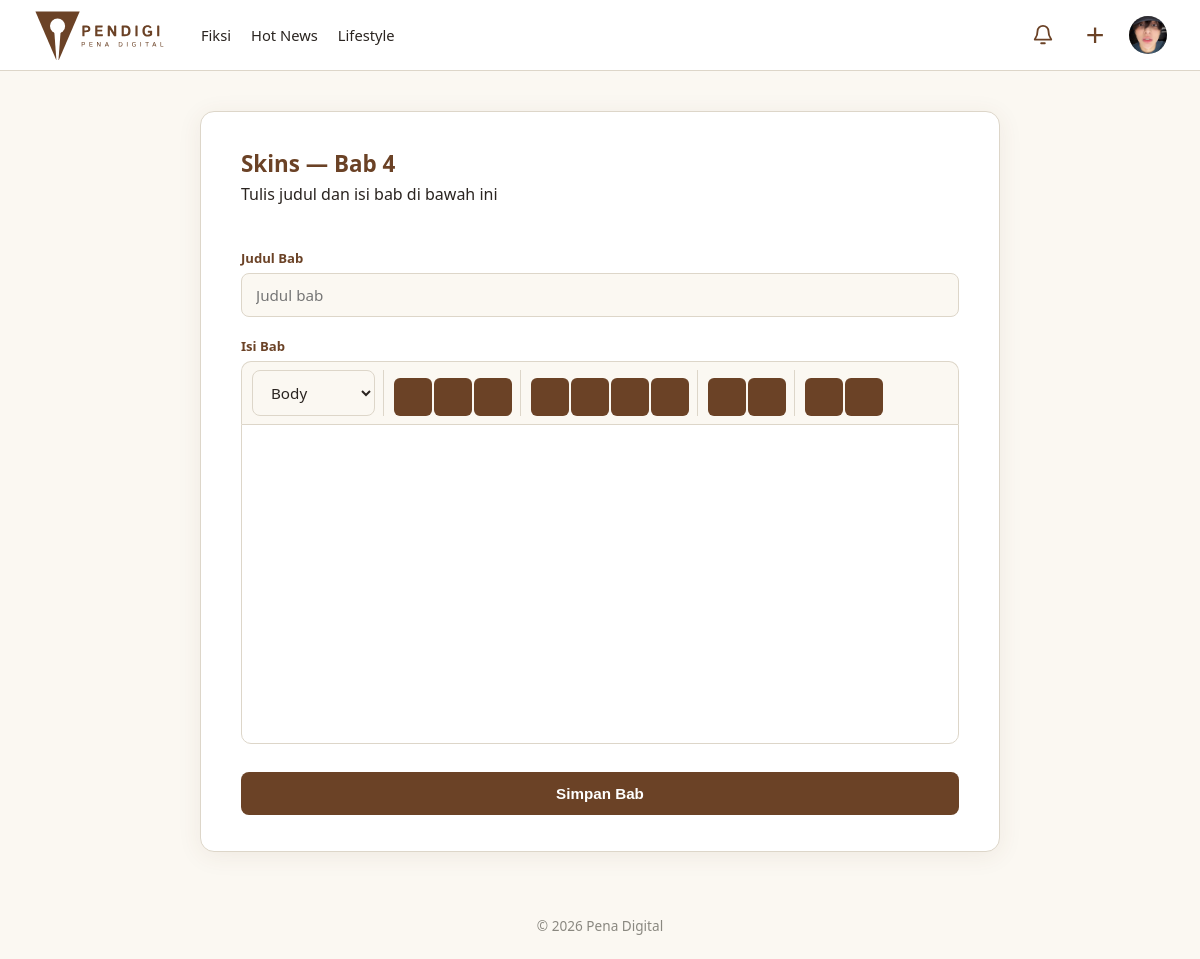
The page /fiksi/1/bab/tambah/ (signed in) on the database its author committed.
### articles/models.py (models this page shows, shortened)
class Categories(models.Model):
    name = models.CharField(max_length=50, unique=True)
    class Meta:
        verbose_name_plural = "Categories"

### accounts/models.py (models this page shows, shortened)
class Users(AbstractUser):
    role = models.CharField(
        max_length=20,
        choices=Role.choices,
        default=Role.PEMBACA
    )
    status_kontributor = models.CharField(
        max_length=20,
        choices=StatusKontributor.choices,
        default=StatusKontributor.NONE
    )
    profile_picture = models.ImageField(upload_to='profile_pictures/', null=True, blank=True)
    bio = models.CharField(max_length=150, blank=True)
    banner_picture = models.ImageField(
        upload_to='profile_banners/',
        blank=True,
        null=True,
    )
    publisher_id = models.CharField(
        max_length=20,
        unique=True,
        null=True,
        blank=True,
        verbose_name='ID Publisher',
    )

### fiction/models.py (models this page shows, shortened)
class Stories(models.Model):
    author = models.ForeignKey(
        Users, on_delete=models.CASCADE,
        limit_choices_to={'status_kontributor': StatusKontributor.APPROVED},
        related_name='stories'
    )
    title = models.CharField(max_length=150)
    cover = models.ImageField(upload_to='stories/covers/', null=True, blank=True)
    description = models.TextField()
    genre = models.CharField(max_length=20, choices=GenreFiksi.choices)
    tags = models.CharField(max_length=200, blank=True, help_text="Pisahkan tag dengan spasi")
    target_pembaca = models.CharField(max_length=20, choices=TargetPembaca.choices, default=TargetPembaca.UMUM)
    status = models.CharField(max_length=20, choices=StatusStory.choices, default=StatusStory.PENDING)
    is_completed = models.BooleanField(default=False)
    views_count = models.PositiveIntegerField(default=0)
    created_at = models.DateTimeField(auto_now_add=True)
    published_at = models.DateTimeField(null=True, blank=True)
    class Meta:
        ordering = ['-created_at']
        verbose_name_plural = "Stories"

### fiction/views.py (the view)
# urls.py: path('<int:story_id>/bab/tambah/', views.add_chapter, name='add_chapter'),
@login_required
def add_chapter(request, story_id):
    story = get_object_or_404(Stories, pk=story_id, author=request.user)
    next_number = story.chapters.count() + 1
    if request.method == 'POST':
        form = ChapterForm(request.POST)
        if form.is_valid():
            chapter = form.save(commit=False)
            chapter.story = story
            chapter.chapter_number = next_number
            chapter.save()
            notify_admins(
                actor=request.user,
                message=(
                    f"Bab '{chapter.title}' dari cerita "
                    f"'{story.title}' menunggu moderasi."
                ),
                action_type=Activity.ActionType.CONTENT_PENDING,
            )
            messages.success(request, f'Bab {next_number} berhasil disimpan.')
            return redirect('fiction:chapter_list', story_id=story.pk)
    else:
        form = ChapterForm()
    return render(request, 'fiction/chapter_form.html', {
        'form': form, 'story': story, 'chapter_number': next_number, 'is_edit': False
    })

### fiction/forms.py
class ChapterForm(forms.ModelForm):
    class Meta:
        model = Chapters
        fields = ['title', 'content']
        widgets = {
            'title': forms.TextInput(attrs={'placeholder': 'Judul bab'}),
            'content': forms.Textarea(attrs={'id': 'id_content_raw', 'class': 'hidden-raw-content'}),
        }
    def __init__(self, *args, **kwargs):
        super().__init__(*args, **kwargs)
        self.fields['content'].required = False

### articles/context_processor.py (called while the page is built)
def navbar_categories(request):
    return {
        'navbar_categories': Categories.objects.all().order_by('name')
    }

### fiction/context_processors.py (called while the page is built)
def fiction_navigation(request):
    all_tags_raw = (
        Stories.objects
        .filter(status=StatusStory.APPROVED)
        .exclude(tags='')
        .values_list('tags', flat=True)
    )
    unique_tags = set()
    for tag_string in all_tags_raw:
        for tag in tag_string.split():
            tag = tag.strip().lower()
            if tag:
                unique_tags.add(tag)
    return {
        'fiction_tags': sorted(unique_tags),
    }

### interactions/context_processors.py (called while the page is built)
def navbar_notifications(request):
    if not request.user.is_authenticated:
        return {
            'navbar_notifications': [],
            'navbar_unread_count': 0,
        }
    from .models import Activity
    activities = (
        Activity.objects
        .filter(recipient=request.user)
        .select_related(
            'actor',
            'article',
            'chapter',
            'chapter__story',
        )
        .order_by('-created_at')
    )
    return {
        'navbar_notifications': activities[:5],
        'navbar_unread_count': activities.filter(
            is_read=False
        ).count(),
    }

### fiction/templates/fiction/chapter_form.html (shortened to what this page needs)
{% extends 'fiction/fiction_base.html' %}
{% load static %}
{% block extra_css %}
<link rel="stylesheet" href="{% static 'css/forms.css' %}">
<link rel="stylesheet" href="{% static 'css/upload.css' %}">
<link rel="stylesheet" href="{% static 'css/chapter-editor.css' %}">
<link href="https://cdn.jsdelivr.net/npm/quill@2.0.2/dist/quill.snow.css" rel="stylesheet">
{% endblock %}
{% block fiction_content %}
<div class="upload-card chapter-editor-card">
    <h2>{{ story.title }} — Bab {{ chapter_number }}</h2>
    <p class="auth-subtitle">Tulis judul dan isi bab di bawah ini</p>
    <br><br>
    <form method="post" class="auth-form" id="chapterForm">
        <div class="field">
            <label for="{{ form.title.id_for_label }}">Judul Bab</label>
            {{ form.title }}
        </div>
        <div class="field">
            <label>Isi Bab</label>
            <div id="quillToolbar">
                <span class="ql-formats">
                    <select class="ql-header">
                        <option value="">Body</option>
                    </select>
                </span>
                <span class="ql-formats">
                    <button class="ql-bold"></button>
                    <button class="ql-italic"></button>
                    <button class="ql-underline"></button>
                </span>
                <span class="ql-formats">
                    <button class="ql-align" value=""></button>
                    <button class="ql-align" value="center"></button>
                    <button class="ql-align" value="right"></button>
                    <button class="ql-align" value="justify"></button>
                </span>
                <span class="ql-formats">
                    <button class="ql-list" value="ordered"></button>
                    <button class="ql-list" value="bullet"></button>
                </span>
                <span class="ql-formats">
                    <button class="ql-blockquote"></button>
                    <button class="ql-code-block"></button>
                </span>
            </div>
            <div id="quillEditor"></div>
        </div>
        <button type="submit">Simpan Bab</button>
    </form>
</div>
{% endblock %}

### templates/app_base.html (shortened to what this page needs)
{% extends 'base.html' %}
{% load static %}
{% block body %}
<header class="navbar">
    <a
        href="{% url 'articles:article_list' %}"
        class="brand"
    >
        <img
            src="{% static 'images/pendigi-logo-tulisan.svg' %}"
            alt="Pena Digital"
            class="logo"
        >
    </a>
    <div
        class="navbar-collapse"
        id="navbarCollapse"
    >
        <nav class="nav-links">
            {% for cat in navbar_categories %}
                {% if cat.name|lower != 'non-fiksi' %}
                    {% if cat.name|lower == 'fiksi' %}
                        <a href="{% url 'fiction:story_list' %}">
                            {{ cat.name }}
                        </a>
                    {% else %}
                        <a href="{% url 'articles:article_list' %}?kategori={{ cat.name|urlencode }}">
                            {{ cat.name }}
                        </a>
                    {% endif %}
                {% endif %}
            {% endfor %}
        </nav>
        <div class="navbar-actions">
            {% if user.is_authenticated %}
            <div class="navbar-dropdown notification-dropdown">
                <button
                    type="button"
                    class="navbar-icon-button notification-button"
                    aria-label="Notifikasi"
                    aria-expanded="false"
                    title="Notifikasi"
                >
                    <svg
                        xmlns="http://www.w3.org/2000/svg"
                        width="22"
                        height="22"
                        viewBox="0 0 24 24"
                        fill="none"
                        stroke="currentColor"
                        stroke-width="2"
                        stroke-linecap="round"
                        stroke-linejoin="round"
                    >
                        <path d="M18 8a6 6 0 0 0-12 0c0 7-3 7-3 9h18c0-2-3-2-3-9"/>
                        <path d="M10 21h4"/>
                    </svg>
                </button>
            </div>
                {% if user.status_kontributor == 'approved' and user.role != 'admin' %}
                    <div class="navbar-dropdown create-dropdown">
                        <button
                            type="button"
                            class="navbar-icon-button"
                            aria-label="Buat konten"
                            aria-expanded="false"
                        >
                            <span class="plus-icon">+</span>
                        </button>
                    </div>
                {% endif %}
                <div class="navbar-dropdown profile-dropdown">
                    <button
                        type="button"
                        class="navbar-profile-button"
                        aria-label="Menu profil"
                        aria-expanded="false"
                    >
                        {% if user.profile_picture %}
                            <img
                                src="{{ user.profile_picture.url }}"
                                alt="{{ user.username }}"
                                class="navbar-profile-avatar"
                            >
                        {% else %}
                            <span class="navbar-profile-avatar navbar-profile-placeholder">
                                {{ user.username|first|upper }}
                            </span>
                        {% endif %}
                    </button>
                </div>
            {% endif %}
        </div>
    </div>
</header>
<main class="content">
    {% block content %}
    {% endblock %}
</main>
<footer class="footer">
    <p>
        &copy; {% now 'Y' %} Pena Digital
    </p>
</footer>
{% endblock %}

### static/css/base.css (style rules this page uses)
:root { --paper: #FBF8F2; --ink: #2F5D50; --ink-dark: #234840; --brown: #6B4226; --brown-dark: #54331d; --divider: #DDD6C9; --text: #2A2420; }
* { box-sizing: border-box; margin: 0; padding: 0; }
body { font-family: system-ui, -apple-system, sans-serif; background: var(--paper); color: var(--text); }
a { color: inherit; }
.content { max-width: 1000px; margin: 32px auto; padding: 0 16px; }
.footer { text-align: center; padding: 24px; color: #8a8880; font-size: 0.85rem; }
.navbar { position: relative; display: flex; align-items: center; width: 100%; padding: 10px 32px; background: #fff; border-bottom: 1px solid var(--divider); gap: 28px; z-index: 1000; }
.brand { display: flex; align-items: center; flex-shrink: 0; text-decoration: none; }
.logo { display: block; width: auto; height: 50px; }
.navbar-collapse { display: flex; align-items: center; justify-content: space-between; flex: 1; min-width: 0; gap: 24px; }
.nav-links { display: flex; align-items: center; gap: 20px; white-space: nowrap; }
.nav-links a { color: var(--text); font-size: 0.92rem; text-decoration: none; transition: color .15s ease; }
.navbar-actions { display: flex; align-items: center; gap: 14px; flex-shrink: 0; }
.navbar-icon-button { display: flex; align-items: center; justify-content: center; width: 38px; height: 38px; padding: 0; border: none; background: transparent; color: var(--brown); cursor: pointer; border-radius: 50%; transition: background .15s ease, color .15s ease; }
.plus-icon { font-size: 32px; font-weight: 300; line-height: 1; }
.navbar-profile-button { display: flex; align-items: center; justify-content: center; width: 40px; height: 40px; padding: 0; border: none; background: transparent; cursor: pointer; border-radius: 50%; }
.navbar-profile-avatar { display: flex; align-items: center; justify-content: center; width: 38px; height: 38px; border-radius: 50%; object-fit: cover; background: #d8d3c8; color: var(--text); font-size: .9rem; font-weight: 600; }
.navbar-dropdown { position: relative; }
.notification-dropdown { position: relative; }
.notification-button { position: relative; display: flex; align-items: center; justify-content: center; }
.notification-button { position: relative; }

### static/css/forms.css (style rules this page uses)
.auth-form label { display: block; font-size: 0.85rem; font-weight: 600; color: var(--brown); margin-bottom: 6px; }
.auth-form input, .auth-form textarea, .auth-form select { width: 100%; border: 1.5px solid var(--divider); border-radius: 8px; background: var(--paper); padding: 11px 14px; font-size: 0.95rem; color: var(--text); outline: none; font-family: inherit; transition: border-color .15s ease; }
.auth-form button { width: 100%; padding: 13px; margin-top: 8px; background: var(--brown); color: #fff; border: none; border-radius: 8px; font-weight: 600; font-size: 0.95rem; cursor: pointer; transition: background .15s ease; }
.upload-card { max-width: 640px; margin: 40px auto; background: #ffffff; border: 1px solid var(--divider); border-radius: 14px; padding: 36px 40px; box-shadow: 0 4px 24px rgba(107, 66, 38, 0.08); }
.upload-card h2 { color: var(--brown); font-size: 1.4rem; margin-bottom: 4px; }

### static/css/upload.css (style rules this page uses)
.field { margin-bottom: 20px; }
.field label { display: block; font-size: 0.82rem; font-weight: 600; color: var(--brown); margin-bottom: 6px; }
.field input[type=text], .field textarea { width: 100%; border: 1.5px solid var(--divider); border-radius: 8px; background: var(--paper); padding: 11px 14px; font-size: 0.95rem; color: var(--text); outline: none; font-family: inherit; transition: border-color .15s ease; }

### static/css/chapter-editor.css (style rules this page uses)
.chapter-editor-card { max-width: 800px; }
#quillToolbar { display: flex; align-items: center; gap: 4px; border: 1.5px solid var(--divider) !important; border-bottom: none !important; border-radius: 10px 10px 0 0; background: var(--paper); padding: 8px 10px !important; }
#quillToolbar .ql-formats { display: flex; align-items: center; gap: 2px; padding-right: 8px; margin-right: 6px !important; border-right: 1px solid var(--divider); }
#quillToolbar .ql-formats:last-child { border-right: none; padding-right: 0; margin-right: 0 !important; }
#quillToolbar button { width: 38px; height: 38px; border-radius: 6px; display: flex; align-items: center; justify-content: center; transition: background .12s ease; }
#quillEditor { min-height: 320px; background: #fff; border: 1.5px solid var(--divider) !important; border-radius: 0 0 10px 10px; font-size: 0.95rem; font-family: inherit; transition: border-color .15s ease; }

### rows shown on the page
Categories: name "Fiksi"
Categories: name "Hot News"
Categories: name "Lifestyle"
Users: profile_picture (picture)
Stories: title "Skins"

### other values the page prints
{{ chapter_number }} "4"
